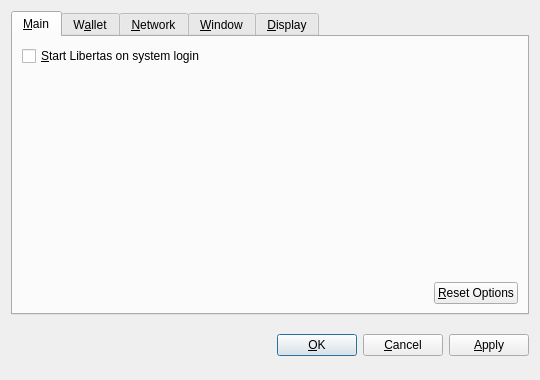
<?xml version="1.0" encoding="UTF-8"?>
<ui version="4.0">
 <class>OptionsDialog</class>
 <widget class="QDialog" name="OptionsDialog">
  <property name="geometry">
   <rect>
    <x>0</x>
    <y>0</y>
    <width>540</width>
    <height>380</height>
   </rect>
  </property>
  <property name="windowTitle">
   <string>Options</string>
  </property>
  <property name="modal">
   <bool>true</bool>
  </property>
  <layout class="QVBoxLayout" name="verticalLayout">
   <item>
    <widget class="QTabWidget" name="tabWidget">
     <property name="tabPosition">
      <enum>QTabWidget::North</enum>
     </property>
     <property name="currentIndex">
      <number>0</number>
     </property>
     <widget class="QWidget" name="tabMain">
      <attribute name="title">
       <string>&amp;Main</string>
      </attribute>
      <layout class="QVBoxLayout" name="verticalLayout_Main">
       <item>
        <widget class="QCheckBox" name="bitcoinAtStartup">
         <property name="toolTip">
          <string>Automatically start Libertas after logging in to the system.</string>
         </property>
         <property name="text">
          <string>&amp;Start Libertas on system login</string>
         </property>
        </widget>
       </item>
       <item>
        <spacer name="verticalSpacer_Main">
         <property name="orientation">
          <enum>Qt::Vertical</enum>
         </property>
         <property name="sizeHint" stdset="0">
          <size>
           <width>20</width>
           <height>40</height>
          </size>
         </property>
        </spacer>
       </item>
       <item>
        <layout class="QHBoxLayout" name="horizontalLayout_2_Main">
         <item>
          <spacer name="horizontalSpacer_2_Main">
           <property name="orientation">
            <enum>Qt::Horizontal</enum>
           </property>
           <property name="sizeHint" stdset="0">
            <size>
             <width>40</width>
             <height>20</height>
            </size>
           </property>
          </spacer>
         </item>
         <item>
          <widget class="QPushButton" name="resetButton">
           <property name="toolTip">
            <string>Reset all client options to default.</string>
           </property>
           <property name="text">
            <string>&amp;Reset Options</string>
           </property>
           <property name="autoDefault">
            <bool>false</bool>
           </property>
          </widget>
         </item>
        </layout>
       </item>
      </layout>
     </widget>
     <widget class="QWidget" name="tabWallet">
      <attribute name="title">
       <string>W&amp;allet</string>
      </attribute>
      <layout class="QVBoxLayout" name="verticalLayout_Network">
       <item>
        <widget class="QLabel" name="transactionFeeInfoLabel">
         <property name="text">
          <string>Optional transaction fee per kB that helps make sure your transactions are processed quickly. Most transactions are 1 kB.</string>
         </property>
         <property name="textFormat">
          <enum>Qt::PlainText</enum>
         </property>
         <property name="wordWrap">
          <bool>true</bool>
         </property>
        </widget>
       </item>
       <item>
        <layout class="QHBoxLayout" name="horizontalLayout_1_Main">
         <item>
          <widget class="QLabel" name="transactionFeeLabel">
           <property name="text">
            <string>Pay transaction &amp;fee</string>
           </property>
           <property name="textFormat">
            <enum>Qt::PlainText</enum>
           </property>
           <property name="buddy">
            <cstring>transactionFee</cstring>
           </property>
          </widget>
         </item>
         <item>
          <widget class="BitcoinAmountField" name="transactionFee"/>
         </item>
         <item>
          <spacer name="horizontalSpacer_1_Main">
           <property name="orientation">
            <enum>Qt::Horizontal</enum>
           </property>
           <property name="sizeHint" stdset="0">
            <size>
             <width>40</width>
             <height>20</height>
            </size>
           </property>
          </spacer>
         </item>
        </layout>
       </item>
       <item>
        <widget class="QLabel" name="label">
         <property name="text">
          <string>If you disable the spending of unconfirmed change, the change from a transaction cannot be used until that transaction has at least one confirmation. This also affects how your balance is computed.</string>
         </property>
         <property name="wordWrap">
          <bool>true</bool>
         </property>
        </widget>
       </item>
       <item>
        <widget class="QCheckBox" name="spendZeroConfChange">
         <property name="text">
          <string>Spend unconfirmed change  (experts only)</string>
         </property>
        </widget>
       </item>
       <item>
        <spacer name="verticalSpacer">
         <property name="orientation">
          <enum>Qt::Vertical</enum>
         </property>
         <property name="sizeHint" stdset="0">
          <size>
           <width>20</width>
           <height>40</height>
          </size>
         </property>
        </spacer>
       </item>
      </layout>
     </widget>
     <widget class="QWidget" name="tabNetwork">
      <attribute name="title">
       <string>&amp;Network</string>
      </attribute>
      <layout class="QVBoxLayout" name="verticalLayout_Network">
       <item>
        <widget class="QCheckBox" name="mapPortUpnp">
         <property name="toolTip">
          <string>Automatically open the Libertas client port on the router. This only works when your router supports UPnP and it is enabled.</string>
         </property>
         <property name="text">
          <string>Map port using &amp;UPnP</string>
         </property>
        </widget>
       </item>
       <item>
        <widget class="QCheckBox" name="connectSocks">
         <property name="toolTip">
          <string>Connect to the Libertas network through a SOCKS proxy (e.g. when connecting through Tor).</string>
         </property>
         <property name="text">
          <string>&amp;Connect through SOCKS proxy:</string>
         </property>
        </widget>
       </item>
       <item>
        <layout class="QHBoxLayout" name="horizontalLayout_Network">
         <item>
          <widget class="QLabel" name="proxyIpLabel">
           <property name="text">
            <string>Proxy &amp;IP:</string>
           </property>
           <property name="textFormat">
            <enum>Qt::PlainText</enum>
           </property>
           <property name="buddy">
            <cstring>proxyIp</cstring>
           </property>
          </widget>
         </item>
         <item>
          <widget class="QValidatedLineEdit" name="proxyIp">
           <property name="maximumSize">
            <size>
             <width>140</width>
             <height>16777215</height>
            </size>
           </property>
           <property name="toolTip">
            <string>IP address of the proxy (e.g. 127.0.0.1)</string>
           </property>
          </widget>
         </item>
         <item>
          <widget class="QLabel" name="proxyPortLabel">
           <property name="text">
            <string>&amp;Port:</string>
           </property>
           <property name="textFormat">
            <enum>Qt::PlainText</enum>
           </property>
           <property name="buddy">
            <cstring>proxyPort</cstring>
           </property>
          </widget>
         </item>
         <item>
          <widget class="QLineEdit" name="proxyPort">
           <property name="maximumSize">
            <size>
             <width>55</width>
             <height>16777215</height>
            </size>
           </property>
           <property name="toolTip">
            <string>Port of the proxy (e.g. 9050)</string>
           </property>
          </widget>
         </item>
         <item>
          <widget class="QLabel" name="socksVersionLabel">
           <property name="text">
            <string>SOCKS &amp;Version:</string>
           </property>
           <property name="textFormat">
            <enum>Qt::PlainText</enum>
           </property>
           <property name="buddy">
            <cstring>socksVersion</cstring>
           </property>
          </widget>
         </item>
         <item>
          <widget class="QValueComboBox" name="socksVersion">
           <property name="toolTip">
            <string>SOCKS version of the proxy (e.g. 5)</string>
           </property>
          </widget>
         </item>
         <item>
          <spacer name="horizontalSpacer_Network">
           <property name="orientation">
            <enum>Qt::Horizontal</enum>
           </property>
           <property name="sizeHint" stdset="0">
            <size>
             <width>40</width>
             <height>20</height>
            </size>
           </property>
          </spacer>
         </item>
        </layout>
       </item>
       <item>
        <spacer name="verticalSpacer_Network">
         <property name="orientation">
          <enum>Qt::Vertical</enum>
         </property>
         <property name="sizeHint" stdset="0">
          <size>
           <width>20</width>
           <height>40</height>
          </size>
         </property>
        </spacer>
       </item>
      </layout>
     </widget>
     <widget class="QWidget" name="tabWindow">
      <attribute name="title">
       <string>&amp;Window</string>
      </attribute>
      <layout class="QVBoxLayout" name="verticalLayout_Window">
       <item>
        <widget class="QCheckBox" name="minimizeToTray">
         <property name="toolTip">
          <string>Show only a tray icon after minimizing the window.</string>
         </property>
         <property name="text">
          <string>&amp;Minimize to the tray instead of the taskbar</string>
         </property>
        </widget>
       </item>
       <item>
        <widget class="QCheckBox" name="minimizeOnClose">
         <property name="toolTip">
          <string>Minimize instead of exit the application when the window is closed. When this option is enabled, the application will be closed only after selecting Quit in the menu.</string>
         </property>
         <property name="text">
          <string>M&amp;inimize on close</string>
         </property>
        </widget>
       </item>
       <item>
        <spacer name="verticalSpacer_Window">
         <property name="orientation">
          <enum>Qt::Vertical</enum>
         </property>
         <property name="sizeHint" stdset="0">
          <size>
           <width>20</width>
           <height>40</height>
          </size>
         </property>
        </spacer>
       </item>
      </layout>
     </widget>
     <widget class="QWidget" name="tabDisplay">
      <attribute name="title">
       <string>&amp;Display</string>
      </attribute>
      <layout class="QVBoxLayout" name="verticalLayout_Display">
       <item>
        <layout class="QHBoxLayout" name="horizontalLayout_1_Display">
         <item>
          <widget class="QLabel" name="langLabel">
           <property name="text">
            <string>User Interface &amp;language:</string>
           </property>
           <property name="textFormat">
            <enum>Qt::PlainText</enum>
           </property>
           <property name="buddy">
            <cstring>lang</cstring>
           </property>
          </widget>
         </item>
         <item>
          <widget class="QValueComboBox" name="lang">
           <property name="toolTip">
            <string>The user interface language can be set here. This setting will take effect after restarting Libertas.</string>
           </property>
          </widget>
         </item>
        </layout>
       </item>
       <item>
        <layout class="QHBoxLayout" name="horizontalLayout_2_Display">
         <item>
          <widget class="QLabel" name="unitLabel">
           <property name="text">
            <string>&amp;Unit to show amounts in:</string>
           </property>
           <property name="textFormat">
            <enum>Qt::PlainText</enum>
           </property>
           <property name="buddy">
            <cstring>unit</cstring>
           </property>
          </widget>
         </item>
         <item>
          <widget class="QValueComboBox" name="unit">
           <property name="toolTip">
            <string>Choose the default subdivision unit to show in the interface and when sending coins.</string>
           </property>
          </widget>
         </item>
        </layout>
       </item>
       <item>
        <widget class="QCheckBox" name="displayAddresses">
         <property name="toolTip">
          <string>Whether to show Libertas addresses in the transaction list or not.</string>
         </property>
         <property name="text">
          <string>&amp;Display addresses in transaction list</string>
         </property>
        </widget>
       </item>
       <item>
        <widget class="QCheckBox" name="coinControlFeatures">
         <property name="toolTip">
          <string>Whether to show coin control features or not.</string>
         </property>
         <property name="text">
          <string>Display coin &amp;control features (experts only!)</string>
         </property>
        </widget>
       </item>
       <item>
        <spacer name="verticalSpacer_Display">
         <property name="orientation">
          <enum>Qt::Vertical</enum>
         </property>
         <property name="sizeHint" stdset="0">
          <size>
           <width>20</width>
           <height>40</height>
          </size>
         </property>
        </spacer>
       </item>
      </layout>
     </widget>
    </widget>
   </item>
   <item>
    <layout class="QHBoxLayout" name="horizontalLayout_Buttons">
     <item>
      <spacer name="horizontalSpacer_1">
       <property name="orientation">
        <enum>Qt::Horizontal</enum>
       </property>
       <property name="sizeHint" stdset="0">
        <size>
         <width>40</width>
         <height>48</height>
        </size>
       </property>
      </spacer>
     </item>
     <item>
      <widget class="QLabel" name="statusLabel">
       <property name="font">
        <font>
         <weight>75</weight>
         <bold>true</bold>
        </font>
       </property>
       <property name="text">
        <string/>
       </property>
       <property name="textFormat">
        <enum>Qt::PlainText</enum>
       </property>
       <property name="wordWrap">
        <bool>true</bool>
       </property>
      </widget>
     </item>
     <item>
      <spacer name="horizontalSpacer_2">
       <property name="orientation">
        <enum>Qt::Horizontal</enum>
       </property>
       <property name="sizeHint" stdset="0">
        <size>
         <width>40</width>
         <height>48</height>
        </size>
       </property>
      </spacer>
     </item>
     <item>
      <widget class="QPushButton" name="okButton">
       <property name="text">
        <string>&amp;OK</string>
       </property>
      </widget>
     </item>
     <item>
      <widget class="QPushButton" name="cancelButton">
       <property name="text">
        <string>&amp;Cancel</string>
       </property>
       <property name="autoDefault">
        <bool>false</bool>
       </property>
      </widget>
     </item>
     <item>
      <widget class="QPushButton" name="applyButton">
       <property name="text">
        <string>&amp;Apply</string>
       </property>
       <property name="autoDefault">
        <bool>false</bool>
       </property>
      </widget>
     </item>
    </layout>
   </item>
  </layout>
 </widget>
 <customwidgets>
  <customwidget>
   <class>BitcoinAmountField</class>
   <extends>QSpinBox</extends>
   <header>bitcoinamountfield.h</header>
  </customwidget>
  <customwidget>
   <class>QValueComboBox</class>
   <extends>QComboBox</extends>
   <header>qvaluecombobox.h</header>
  </customwidget>
  <customwidget>
   <class>QValidatedLineEdit</class>
   <extends>QLineEdit</extends>
   <header>qvalidatedlineedit.h</header>
  </customwidget>
 </customwidgets>
 <resources/>
 <connections/>
</ui>
